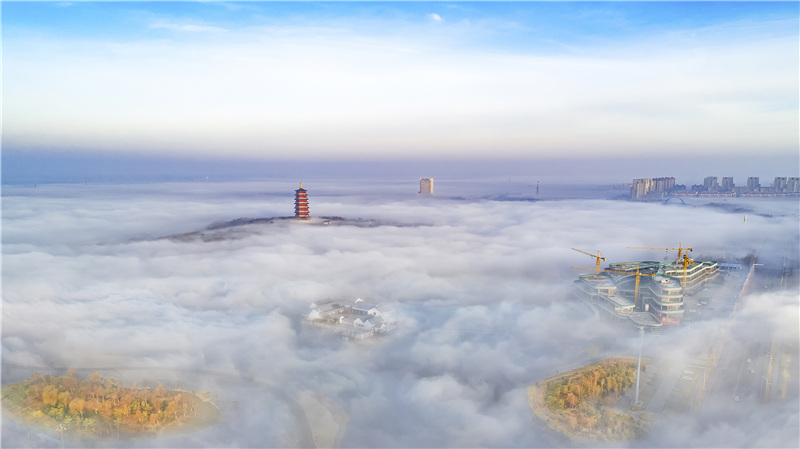
//> input picture untitled35/build/Desktop_Qt_6_7_3-Debug/1.jpeg, 800 x 449 px
$ ./main   (built with g++ and OpenCV 4)
//> lines starting //> are read from the running program, lines starting //| are printed output that depends on the picture; after the words box and inside, x2 and y2 are one past the last pixel; in counts of white or black regions, pixels touching at a corner belong together
#include <opencv2/opencv.hpp>

void drawHist(cv::Mat &hist, int type, std::string name)//归一化并给制直方图函数
{
    int hist_w = 512;
    int hist_h = 400;
    int width = 2;
    cv::Mat histImage = cv::Mat::zeros(hist_h, hist_w, CV_8UC3);
    normalize (hist, hist, 1, 0, type, -1, cv::Mat());
    for (int i = 1; i <= hist.rows; i++)
    {
        rectangle (histImage, cv::Point (width*(i - 1), hist_h - 1),
                  cv::Point (width * i - 1, hist_h - cvRound(20 * hist_h * hist.at<float>(i -1 )) - 1),
                  cv::Scalar(255,255,255), -1);
    }
    imshow(name, histImage);
}

int main()
{
    cv::Mat img1 = cv::imread("1.jpeg");
//> img1 is the input picture: 449 rows x 800 cols, CV_8UC3; mean B, G, R 208, 194.8, 185.9
    cv::Mat img2 = cv::imread("2.jpeg");
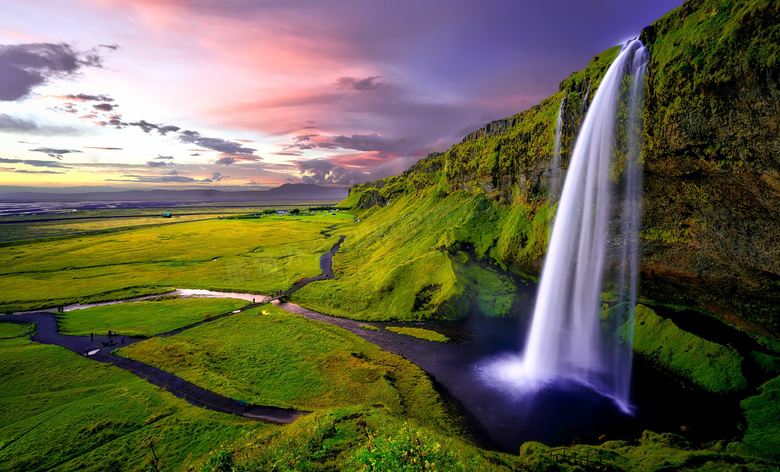
//> input picture untitled35/build/Desktop_Qt_6_7_3-Debug/2.jpeg, 780 x 472 px
//> img2 is the input picture: 472 rows x 780 cols, CV_8UC3; mean B, G, R 75.6, 100.5, 103.8
    cv::Mat hist1, hist2;

    const int channels[1] = {0};
    float inRanges[2] = {0,255};
    const float* ranges[1] = {inRanges};
    const int bins[1] = {256};
    cv::calcHist(&img1, 1, channels, cv::Mat(), hist1, 1, bins, ranges);
//> hist1 = 256 values, max 22693 at index 254, min 0 at index 2, mean 1322.2
    cv::calcHist(&img2, 1, channels, cv::Mat(), hist2, 1, bins, ranges);
//> hist2 = 256 values, max 32300 at index 0, min 0 at index 255, mean 1431.4
    //归一化两幅图像的直方图
    drawHist(hist1, cv::NORM_L1, "hist1");
//> in drawHist, `normalize (hist, hist, 1, 0, type, -1, cv::Mat());`: hist = 256 values, max 0.067 at index 254, min 0 at index 2, mean 0.00391
//> after the loop in drawHist, `for (int i = 1; i <= hist.rows; i++)`:
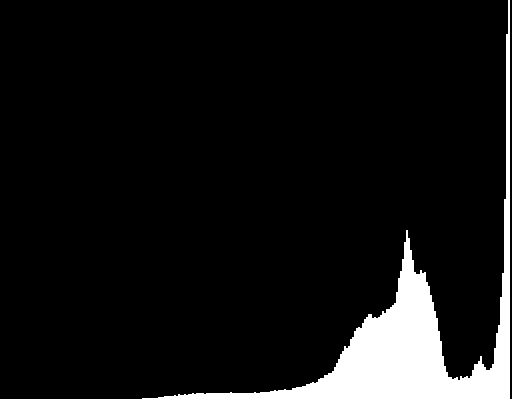
//> histImage: 400 rows x 512 cols, CV_8UC3; 7.9% white; 1 white region, box (x1, y1, x2, y2) and area: (0, 0, 512, 400) 16236
//> hist1 has the same summary as hist in drawHist
    drawHist(hist2, cv::NORM_L1, "hist2");//计算两幅图像直方图的累积概率
//> call 2 of drawHist, with type = 2, name = "hist2"
//> in drawHist (call 2), `normalize (hist, hist, 1, 0, type, -1, cv::Mat());`: hist = 256 values, max 0.0881 at index 0, min 0 at index 255, mean 0.00391
//> after the loop in drawHist (call 2), `for (int i = 1; i <= hist.rows; i++)`:
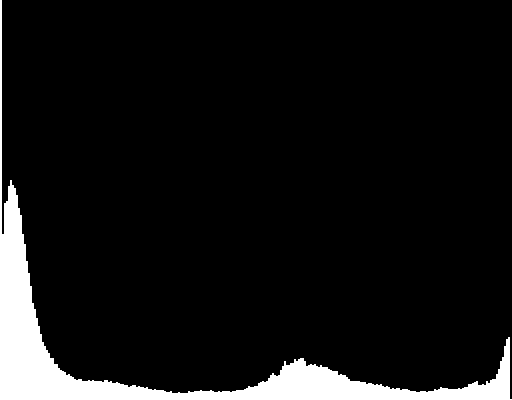
//> histImage: 400 rows x 512 cols, CV_8UC3; 7.8% white; 1 white region, box (x1, y1, x2, y2) and area: (0, 0, 512, 400) 15918
//> hist2 has the same summary as hist in drawHist
    float hist1_cdf[256] = {hist1.at<float>(0)};
//> hist1_cdf = 256 values, max 8.86e-06 at index 0, min 0 at index 1, mean 3.46e-08
    float hist2_cdf[256] = {hist2.at<float>(0)};
//> hist2_cdf = 256 values, max 0.0881 at index 0, min 0 at index 1, mean 0.000344
    float diff_cdf[256][256];
    for(int i = 1;i < 256; i++)
    {
        hist1_cdf[i] = hist1_cdf[i -1] + hist1.at<float>(i);
        hist2_cdf[i] = hist2_cdf[i -1] + hist2.at<float>(i);
        //构建累积概率误差矩阵
        for(int i = 0; i < 256; i++)
        {
            for(int j = 0; j < 256; j++)
            {
                diff_cdf[i][j] = fabs(hist1_cdf[i] - hist2_cdf[j]);
            }
        }
    }
//> after the loop, hist1_cdf = 256 values from 8.86e-06 to 1; hist2_cdf = 256 values from 0.0881 to 1
    //生成LT
    cv::Mat lut(1, 256, CV_8U);
    for(int i = 0; i < 256; i++)
    {
        //查找源灰度级为i的映射灰度
        //与i的累积概率差值最小的规定化灰度
        float min = diff_cdf[i][0];
        int index =0;
        //寻找累积概率误差矩阵中每一行中的最小值
        for (int j= 1; j<256; j++)
        {
            if (min > diff_cdf[i][j])
            {
                min = diff_cdf[i][j];
                index = j;
            }
        }
        lut.at<uchar>(i) =(uchar)index;
    }
//> this loop made 256 passes
//> min on passes 1 to 3: 0.0881, 0.0881, 0.0881
//> after the loop, lut = 256 values from 0 to 254
    cv::Mat result, hist3;
    cv::LUT(img1, lut, result);
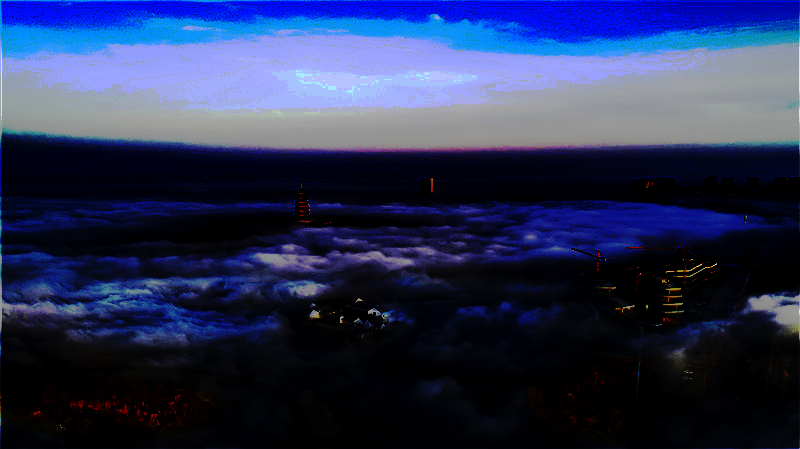
//> result: 449 rows x 800 cols, CV_8UC3; mean B, G, R 87.2, 49.6, 40.2
    cv::imshow("待匹配图像", img1);
    //cv::imshow("匹配的模板图像", img2);
    cv::imshow("直方图匹配结果", result);
    cv::calcHist(&result, 1, channels, cv::Mat(), hist3, 1, bins, ranges);
//> hist3 = 256 values, max 43399 at index 254, min 0 at index 14, mean 1403.1
    drawHist(hist3, cv::NORM_L1, "hist3");//绘制匹配后的图像直方图
//> call 3 of drawHist, with type = 2, name = "hist3"
//> in drawHist (call 3), `normalize (hist, hist, 1, 0, type, -1, cv::Mat());`: hist = 256 values, max 0.121 at index 254, min 0 at index 14, mean 0.00391
//> after the loop in drawHist (call 3), `for (int i = 1; i <= hist.rows; i++)`:
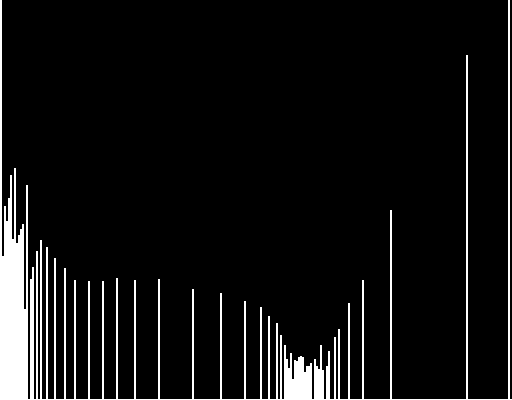
//> histImage: 400 rows x 512 cols, CV_8UC3; 7.2% white; 1 white region, box (x1, y1, x2, y2) and area: (0, 0, 512, 400) 14702
//> hist3 has the same summary as hist in drawHist

    cv::waitKey (0);

    return 0;
}
